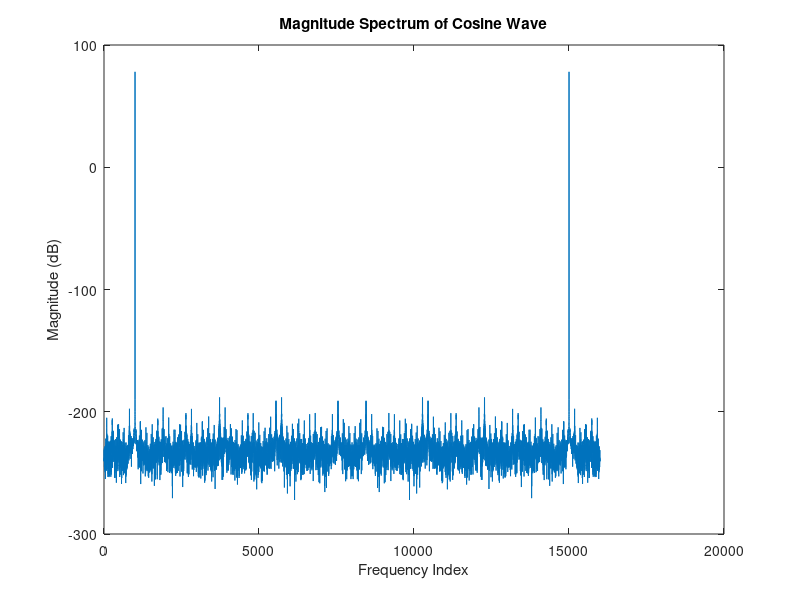
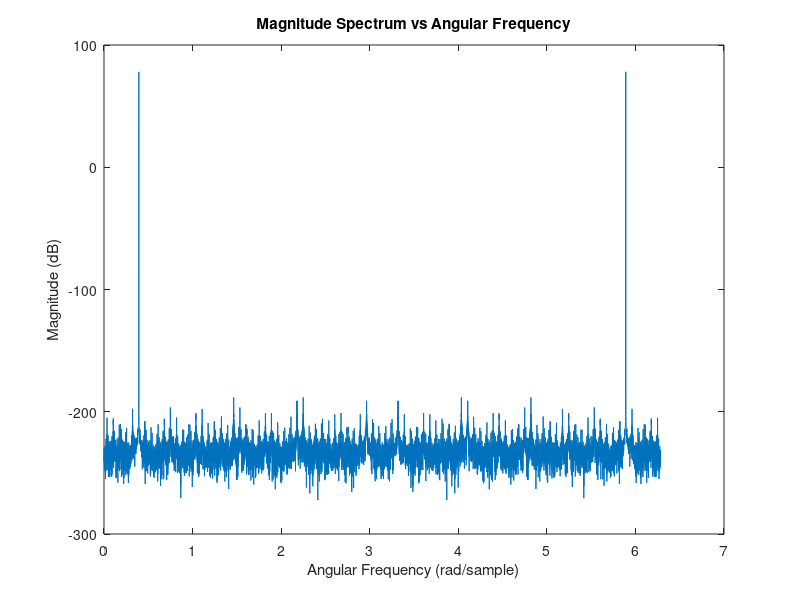
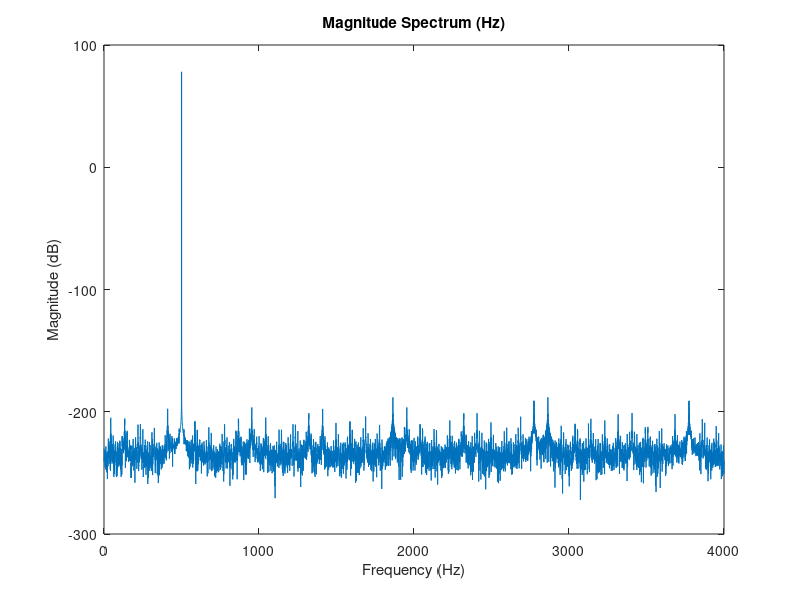
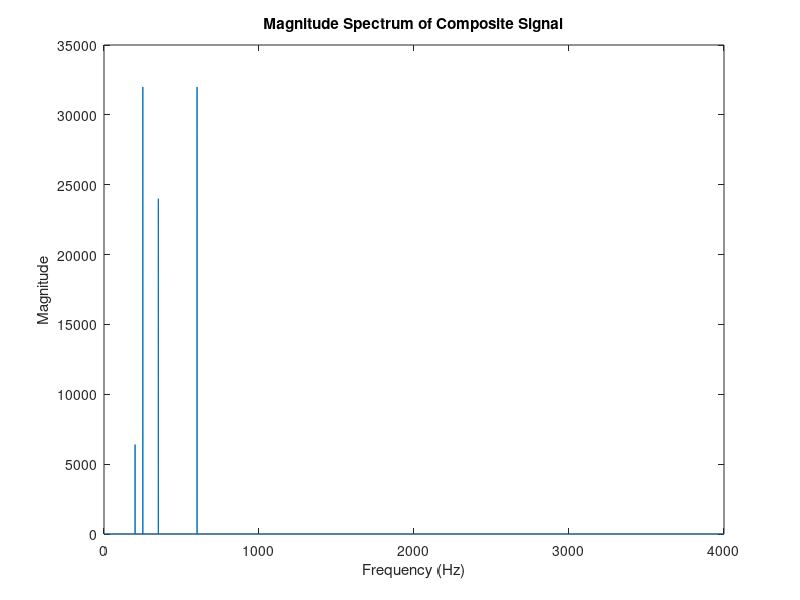

Reproduce these figures in MATLAB, in order. (Note: this script raises an error after producing the figures.)
% Fourier Transform and Signal Analysis Demo
%
% This script demonstrates the use of the Fourier Transform to analyze the frequency content of various signals.
% It starts with a simple cosine wave and progresses to more complex signals, including composite signals and an audio file.
%
% Key steps in this process:
% 1. **Single cosine wave analysis**:
%    - Generate a cosine wave of 500 Hz and compute its Fourier Transform.
%    - Visualize the magnitude spectrum in both angular frequency (radians/sample) and standard frequency (Hz).
% 2. **Composite signal analysis**:
%    - Create a signal composed of multiple cosine waves with different frequencies.
%    - Compute and visualize the Fourier Transform of the composite signal to identify the frequency components.
% 3. **Time-domain and frequency-domain analysis of an audio signal**:
%    - Load an audio signal and visualize it in both the time and frequency domains using the Fourier Transform.
%
% Students should observe:
% - The clear frequency peaks in the magnitude spectrum for single and composite cosine waves, corresponding to their respective frequencies.
% - How the Fourier Transform decomposes complex signals into their individual frequency components.
% - The transition from time-domain to frequency-domain representations of real-world signals like audio, offering insights into their frequency content.
%
% This demonstration provides a comprehensive introduction to Fourier analysis, highlighting its application for understanding the frequency structure of signals.



% Clear the workspace and command window
clear
clc

% Set the signal frequency (in Hz) and sampling frequency (in Hz)
f = 500;          % Frequency of the signal (500 Hz)
fs = 8000;        % Sampling frequency (8000 Hz)

% Calculate the angular frequency (radians/sample)
w = 2*pi*f/fs;

% Define the length of the signal (in seconds)
len = 2;          % Signal duration (2 seconds)

% Create a time index vector (samples) for the entire signal length
n = [1:fs*len];   % Index of time samples

% Convert the time index to actual time values (in seconds)
t = n/fs;         % Time vector

% Generate a cosine wave with frequency f
x = cos((2*pi*f/fs)*n);

% Compute the magnitude of the Fourier Transform (in dB) of the signal
XX = 20*log10(abs(fft(x)));

% Plot the magnitude spectrum of the signal (in dB)
figure
plot(XX)
title('Magnitude Spectrum of Cosine Wave')
xlabel('Frequency Index')
ylabel('Magnitude (dB)')

% Calculate the frequency step (delta omega) for plotting purposes
delw = (2*pi)/(fs*len);

% Create the angular frequency vector for plotting (radians/sample)
w = n*delw;

% Plot the magnitude spectrum against the angular frequency (radians/sample)
figure
plot(w, XX)
title('Magnitude Spectrum vs Angular Frequency')
xlabel('Angular Frequency (rad/sample)')
ylabel('Magnitude (dB)')

% Convert the angular frequency to frequency in Hz
f = (w*fs)/(2*pi);

% Plot the magnitude spectrum in Hz, only for the first half (positive frequencies)
figure
plot(f(1:len/2*fs), XX(1:len/2*fs))
title('Magnitude Spectrum (Hz)')
xlabel('Frequency (Hz)')
ylabel('Magnitude (dB)')

% Generate a new composite signal with multiple cosine waves of different frequencies
x = .8*cos((2*pi*200/fs)*n) + 4*cos((2*pi*250/fs)*n) + ...
    3*cos((2*pi*350/fs)*n) + 4*cos((2*pi*600/fs)*n);

% Compute the Fourier Transform of the composite signal (no log scaling)
XX = abs(fft(x));

% Plot the magnitude spectrum of the composite signal (in Hz, only positive frequencies)
figure
plot(f(1:len/2*fs), XX(1:len/2*fs))
title('Magnitude Spectrum of Composite Signal')
xlabel('Frequency (Hz)')
ylabel('Magnitude')

% Plot the time-domain signal (composite of multiple cosines)
figure
plot(t, x)
title('Time-Domain Signal (Composite)')
xlabel('Time (seconds)')
ylabel('Amplitude')

% Load an audio file 'sa1.wav' (assuming it's in the working directory)
[x, fs] = audioread('sa1.wav');

% Create the time vector for the audio signal
t = [1:length(x)]/fs;

% Create the frequency vector for the audio signal
f = linspace(0, fs, length(x));

% Plot the audio signal in the time domain
figure
plot(t, x)
title('Time-Domain Audio Signal')
xlabel('Time (seconds)')
ylabel('Amplitude')

% Compute the Fourier Transform of the audio signal (magnitude only)
XX = abs(fft(x));

% Plot the magnitude spectrum of the audio signal (only for positive frequencies)
figure
plot(f(1:length(x)/2), XX(1:length(x)/2))
title('Magnitude Spectrum of Audio Signal')
xlabel('Frequency (Hz)')
ylabel('Magnitude')
